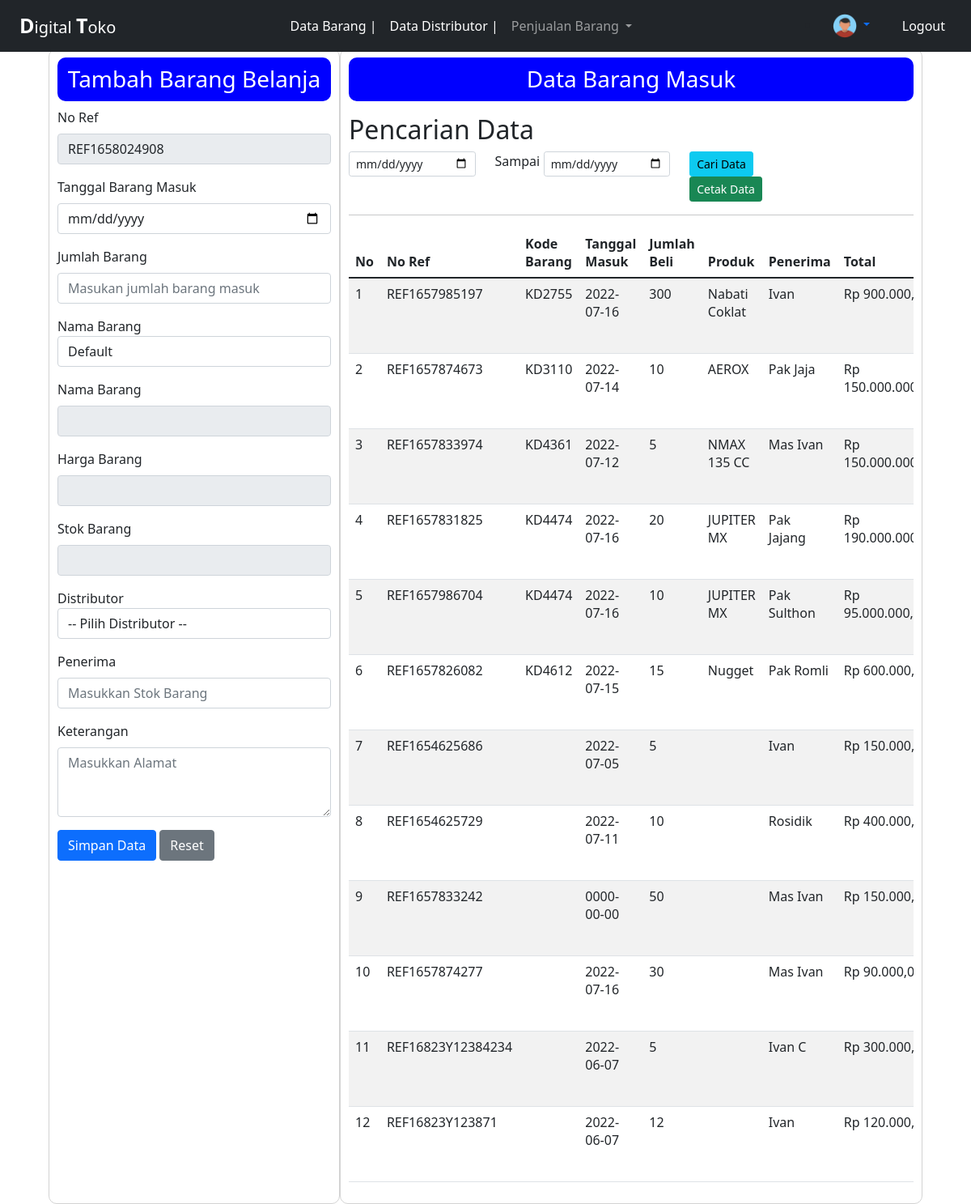
/views/administrator/data_barang_masuk.php, run on the app's committed database.
### tables this page shows
CREATE TABLE `tbl_barang_masuk` (
  `no_ref` varchar(30) NOT NULL,
  `kd_barang` varchar(10) NOT NULL,
  `kd_distributor` varchar(10) NOT NULL,
  `jumlah` double NOT NULL,
  `tgl_masuk` date NOT NULL,
  `penerima` varchar(30) NOT NULL,
  `ket` text NOT NULL,
  `total` double NOT NULL
);

CREATE TABLE `tbl_barang` (
  `kd_barang` varchar(15) NOT NULL,
  `nm_barang` varchar(40) NOT NULL,
  `harga` double NOT NULL,
  `stok` int(11) NOT NULL,
  `distributor` varchar(40) NOT NULL,
  `ket` text NOT NULL,
  `foto` text NOT NULL
);

### model/database.php (called while the page is built, shortened)
<?php
class database{
	var $host = "localhost";
	var $user = "root";
	var $pass = "";
	var $db   = "toko";
	var $koneksi = "";
	function __construct(){
		$this->koneksi = mysqli_connect($this->host, $this->user, $this->pass, $this->db);
	}
	function data_barang_masuk($dari = false, $sampai = false){
		if ($dari && $sampai) {
            $query = "SELECT * FROM tbl_barang_masuk LEFT JOIN tbl_barang ON tbl_barang_masuk.kd_barang=tbl_barang.kd_barang LEFT JOIN tbl_distributor ON tbl_barang_masuk.kd_distributor=tbl_distributor.kd_distributor WHERE tbl_barang_masuk.tgl_masuk BETWEEN '$dari' AND '$sampai'";
        } else {
            $query = "SELECT * FROM tbl_barang_masuk LEFT JOIN tbl_barang ON tbl_barang_masuk.kd_barang=tbl_barang.kd_barang LEFT JOIN tbl_distributor ON tbl_barang.distributor=tbl_distributor.kd_distributor";
        }
        $join = mysqli_query($this->koneksi, $query);
        return $join;
	}
	function rupiah($rupiah) {
		$hasil_rupiah = "Rp " . number_format($rupiah,2,',','.');
		return $hasil_rupiah;
	}
};
?>

### views/administrator/data_barang_masuk.php (the view, shortened to what this page needs)
<?php
class dashboard
{
    function __construct()
    {
        include "menu.php";
    }
}
include ("../../model/database.php");
$db = new Database();
if (isset($_POST['cari'])) {
    $data_barang_masuk = $db->data_barang_masuk($_POST['dari'], $_POST['sampai']);
    $msg = "Data Barang Masuk dari tanggal " . date('D, d F Y', strtotime($_POST['dari'])) . " Sampai Dengan " . date('D, d F Y', strtotime($_POST['sampai']));
    $link = "data_barang_masuk.php?dari=" . $_POST['dari'] . "&sampai=" . $_POST['sampai'] . "&judul=" . urlencode($msg);
} else {
    $data_barang_masuk = $db->data_barang_masuk();
    $link = "data_barang_masuk.php";
}
?>
<!doctype html>
<html lang="en">
<head>
    <link rel="stylesheet" href="../../bootstrap.min.css">
    <link href="https://cdn.jsdelivr.net/npm/bootstrap@5.1.3/dist/css/bootstrap.min.css" rel="stylesheet"
>
    <link rel="stylesheet" href="../../css/style.css">
</head>
<body>
    <div class="row" style="margin: 60px;">
        <?php
        include("form_barang_masuk.php");
        ?>
        <div class="col-8" style="border: 1px solid lightgray; border-radius: 10px; padding: 10px;">
            <h3 style="text-align: center; background-color: blue; border-radius: 10px; color: white; padding: 10px;">
                Data Barang Masuk</h3>
            <div class="table-responsive mt-2">
                <h2 class="mt-2">Pencarian Data</h2>
                <form action="data_barang_masuk.php" method="post" role="form">
                    <div class="row">
                        <div class="col-md-3">
                            <div class="form-group">
                                <input type="date" name="dari" id="dari" class="form-control form-control-sm" value=""
                                    require>
                            </div>
                        </div>
                        <div class="col-md-1">
                            <div class="form-group">
                                <label for="sampai">Sampai</label>
                            </div>
                        </div>
                        <div class="col-md-3">
                            <div class="form-group">
                                <input type="date" name="sampai" id="sampai" class="form-control form-control-sm"
                                    value="" require>
                            </div>
                        </div>
                        <div class="col-md-3">
                            <button type="submit" class="btn btn-info btn-sm" name="cari" id="cari">
                                <i class="fa fa-print" aria-hidden="true"></i>Cari Data
                            </button>
                            <a href="./print/cetak_barang_masuk.php?<? $link ?>" target="_blank"
                                class="btn btn-success btn-sm">
                                <i class="fa fa-print" aria-hidden="true"></i>Cetak Data
                            </a>
                        </div>
                    </div>
                </form>
                <hr>
                <table class="table table-striped table-hover">
                    <thead class="thead-light">
                        <tr>
                            <th scope="col">No</th>
                            <th scope="col">No Ref</th>
                            <th scope="col">Kode Barang</th>
                            <th scope="col">Tanggal Masuk</th>
                            <th scope="col">Jumlah Beli</th>
                            <th scope="col">Produk</th>
                            <th scope="col">Penerima</th>
                            <th scope="col">Total</th>
                        </tr>
                    </thead>
                    <tbody>
                        <?php
                        $no = 1;
                        foreach ($data_barang_masuk as $row) {
                        ?>
                        <tr>
                            <td><?= $no++ ?></td>
                            <td><?php echo $row['no_ref'] ?></td>
                            <td><?php echo $row['kd_barang'] ?></td>
                            <td><?php echo $row['tgl_masuk'] ?></td>
                            <td><?php echo $row['jumlah'] ?></td>
                            <td><?php echo $row['nm_barang'] ?></td>
                            <td><?php echo $row['penerima'] ?></td>
                            <td class="text-right"><?= $db->rupiah($row['total']); ?></td>
                        </tr>
                        <?php
                        }
                        ?>
                    </tbody>
                </table>
            </div>
        </div>
    </div>
</body>
</html>

### data on the page
tbl_barang_masuk: no_ref "REF1657985197", kd_barang.kd_barang "KD2755", tgl_masuk "2022-07-16", jumlah "300", kd_barang.nm_barang "Nabati Coklat", penerima "Ivan", total "Rp…"
tbl_barang_masuk: no_ref "REF1657874673", kd_barang.kd_barang "KD3110", tgl_masuk "2022-07-14", jumlah "10", kd_barang.nm_barang "AEROX", penerima "Pak Jaja", total "Rp…"
tbl_barang_masuk: no_ref "REF1657833974", kd_barang.kd_barang "KD4361", tgl_masuk "2022-07-12", jumlah "5", kd_barang.nm_barang "NMAX 135 CC", penerima "Mas Ivan", total "Rp…"
tbl_barang_masuk: no_ref "REF1657831825", kd_barang.kd_barang "KD4474", tgl_masuk "2022-07-16", jumlah "20", kd_barang.nm_barang "JUPITER MX", penerima "Pak Jajang", total "Rp…"
tbl_barang_masuk: no_ref "REF1657986704", kd_barang.kd_barang "KD4474", tgl_masuk "2022-07-16", jumlah "10", kd_barang.nm_barang "JUPITER MX", penerima "Pak Sulthon", total "Rp…"
tbl_barang_masuk: no_ref "REF1657826082", kd_barang.kd_barang "KD4612", tgl_masuk "2022-07-15", jumlah "15", kd_barang.nm_barang "Nugget", penerima "Pak Romli", total "Rp…"
tbl_barang_masuk: no_ref "REF1654625686", tgl_masuk "2022-07-05", jumlah "5", penerima "Ivan", total "Rp…"
tbl_barang_masuk: no_ref "REF1654625729", tgl_masuk "2022-07-11", jumlah "10", penerima "Rosidik", total "Rp…"
tbl_barang_masuk: no_ref "REF1657833242", tgl_masuk "0000-00-00", jumlah "50", penerima "Mas Ivan", total "Rp…"
tbl_barang_masuk: no_ref "REF1657874277", tgl_masuk "2022-07-16", jumlah "30", penerima "Mas Ivan", total "Rp…"
tbl_barang_masuk: no_ref "REF16823Y12384234", tgl_masuk "2022-06-07", jumlah "5", penerima "Ivan C", total "Rp…"
tbl_barang_masuk: no_ref "REF16823Y123871", tgl_masuk "2022-06-07", jumlah "12", penerima "Ivan", total "Rp…"
